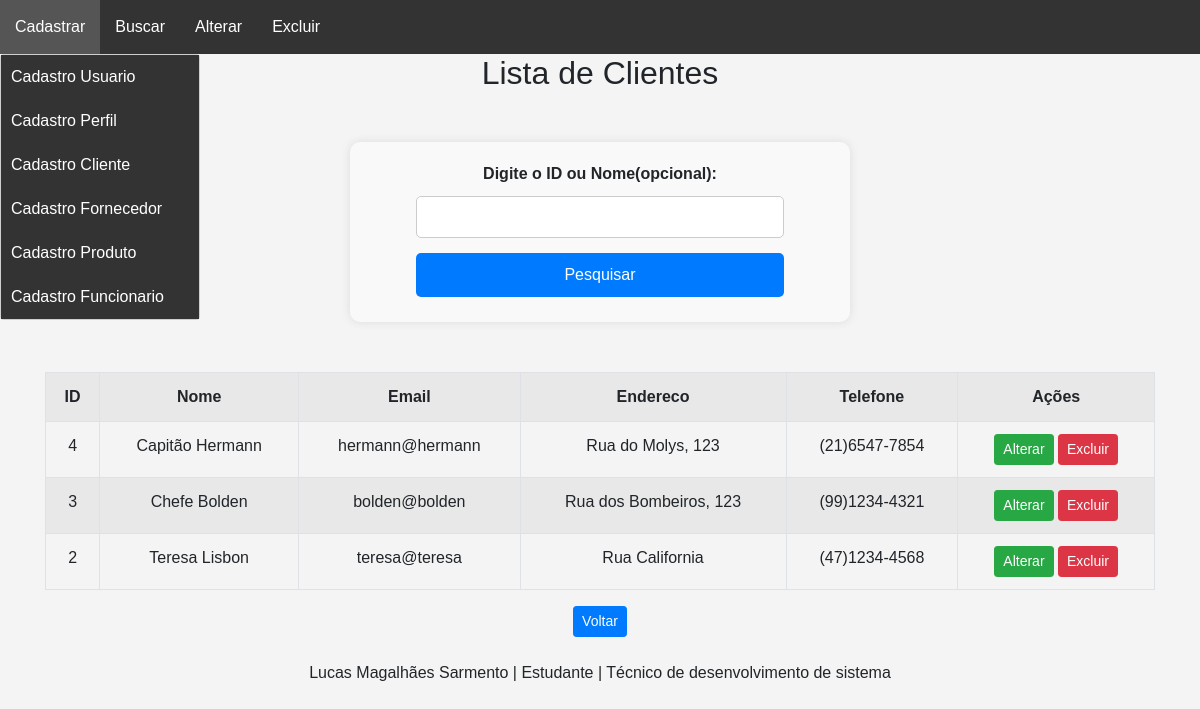
The page /extra/buscar_cliente.php (signed in) on the database its author committed.
### tables this page shows
CREATE TABLE IF NOT EXISTS `cliente` (
  `id_cliente` int NOT NULL AUTO_INCREMENT,
  `nome_cliente` varchar(100) NOT NULL,
  `endereco` varchar(255) DEFAULT NULL,
  `telefone` varchar(20) DEFAULT NULL,
  `email` varchar(100) DEFAULT NULL,
  `id_funcionario_responsavel` int DEFAULT NULL,
  PRIMARY KEY (`id_cliente`),
  UNIQUE KEY `email` (`email`),
  KEY `fk_cliente_funcionario` (`id_funcionario_responsavel`)
);

### extra/buscar_cliente.php (the view, shortened to what this page needs)
<?php
require_once 'conexao.php';
$permissoes = [
    1 => [
        "Cadastrar" => ["cadastro_usuario.php", "cadastro_perfil.php", "cadastro_cliente.php", "cadastro_fornecedor.php", "cadastro_produto.php", "cadastro_funcionario.php"],
        "Buscar"    => ["buscar_usuario.php", "buscar_perfil.php", "buscar_cliente.php", "buscar_fornecedor.php", "buscar_produto.php", "buscar_funcionario.php"],
        "Alterar"   => ["alterar_usuario.php", "alterar_perfil.php", "alterar_cliente.php", "alterar_fornecedor.php", "alterar_produto.php", "alterar_funcionario.php"],
        "Excluir"   => ["excluir_usuario.php", "excluir_perfil.php", "excluir_cliente.php", "excluir_fornecedor.php", "excluir_produto.php", "excluir_funcionario.php"]
    ],
    2 => [
        "Cadastrar" => ["cadastro_cliente.php"],
        "Buscar"    => ["buscar_cliente.php", "buscar_fornecedor.php", "buscar_produto.php"],
        "Alterar"   => ["alterar_fornecedor.php", "alterar_produto.php"],
        "Excluir"   => ["excluir_produto.php"]
    ],
    3 => [
        "Cadastrar" => ["cadastro_fornecedor.php", "cadastro_produto.php"],
        "Buscar"    => ["buscar_cliente.php", "buscar_fornecedor.php", "buscar_produto.php"],
        "Alterar"   => ["alterar_fornecedor.php", "alterar_produto.php"],
        "Excluir"   => ["excluir_produto.php"]
    ],
    4 => [
        "Cadastrar" => ["cadastro_usuario.php"],
        "Buscar"    => ["buscar_produto.php"],
        "Alterar"   => ["alterar_cliente.php"]
    ]
];
$id_perfil = (int) $_SESSION['perfil'];
$opcoes_menu = $permissoes[$id_perfil] ?? [];
if($_SERVER["REQUEST_METHOD"]=="POST" && !empty($_POST['busca'])){
    $busca = trim($_POST['busca']);
    if(is_numeric($busca)){
        $sql="SELECT * FROM cliente WHERE id_cliente = :busca ORDER BY nome_cliente ASC";
        $stmt=$pdo->prepare($sql);
        $stmt->bindParam(':busca',$busca, PDO::PARAM_INT);
    }else{
        $sql="SELECT * FROM cliente WHERE nome_cliente LIKE :busca_nome ORDER BY nome_cliente ASC";
        $stmt=$pdo->prepare($sql);
        $stmt->bindValue(':busca_nome',"$busca%", PDO::PARAM_STR);
    }
}else{
    $sql="SELECT * FROM cliente ORDER BY nome_cliente ASC";
    $stmt=$pdo->prepare($sql);
}
$stmt->execute();
$clientes = $stmt->fetchALL(PDO::FETCH_ASSOC);
?>
<!DOCTYPE html>
<html lang="pt-br">
<head>
    <link rel="stylesheet" href="css/bootstrap.min.css">
    <link rel="stylesheet" href="styles.css">
</head>
<body>
    <nav>
        <ul class="menu">
            <?php foreach ($opcoes_menu as $categoria => $arquivos): ?>
                <li class="dropdown">
                    <a href="#"><?= htmlspecialchars($categoria) ?></a>
                </li>
            <?php endforeach; ?>
        </ul>
    </nav>
    <h2>Lista de Clientes</h2>
    <form action="buscar_cliente.php" method="POST" onsubmit="return validarBusca()">
        <label for="busca">Digite o ID ou Nome(opcional): </label>
        <input type="text" id="busca" name="busca">
        <button type="submit">Pesquisar</button>
    </form>
    <?php if(!empty($clientes)):?>
        <div class="container mt-4">
            <div class="table-responsive">
                <table class="table table-striped table-bordered table-hover text-center">
                    <tr>
                        <th>ID</th>
                        <th>Nome</th>
                        <th>Email</th>
                        <th>Endereco</th>
                        <th>Telefone</th>
                        <th>Ações</th>
                    </tr>
                <?php foreach($clientes as $cliente):?>
                    <tr>
                        <td><?=htmlspecialchars($cliente['id_cliente'])?></td>
                        <td><?=htmlspecialchars($cliente['nome_cliente'])?></td>
                        <td><?=htmlspecialchars($cliente['email'])?></td>
                        <td><?=htmlspecialchars($cliente['endereco'])?></td>
                        <td><?=htmlspecialchars($cliente['telefone'])?></td>
                        <td>
                            <a href="alterar_cliente.php?id=<?=htmlspecialchars($cliente['id_cliente'])?>"class="btn btn-success btn-sm">Alterar</a>
                            <a href="excluir_cliente.php?id=<?=htmlspecialchars($cliente['id_cliente'])?>"onclick="return confirm('Tem certeza que deseja excluir este cliente?')"class="btn btn-danger btn-sm">Excluir</a>
                        </td>
                    </tr>
                <?php endforeach;?>
                </table>
            </div>
        </div>
    <?php else:?>
        <p>Nenhum cliente encontrado.</p>
    <?php endif;?>
    <a href="principal.php" class="btn btn-primary btn-sm"> Voltar</a>
<br><br>
    <center>
        <address>Lucas Magalhães Sarmento | Estudante | Técnico de desenvolvimento de sistema</address>
    </center>
</body>
</html>

### extra/styles.css (style rules this page uses)
body { font-family: Arial, sans-serif; background-color: #f4f4f4; text-align: center; }
input, button { width: 100%; padding: 10px; margin: 5px 0; }
.menu { list-style: none; padding: 0; margin: 0; display: flex; background-color: #333; }
.menu li { position: relative; }
.menu li a { display: block; padding: 15px; color: white; text-decoration: none; background-color: #333; }
form { width: 500px; margin: 50px auto; padding: 20px; background-color: #f9f9f9; border-radius: 10px; box-shadow: 0px 0px 10px rgba(0, 0, 0, 0.1); display: flex; flex-direction: column; align-items: center; }
label { display: block; font-weight: bold; margin-bottom: 5px; }
input[type="text"], input[type="email"], input[type="password"], select { width: 80%; padding: 8px; margin-bottom: 10px; border: 1px solid #ccc; border-radius: 5px; font-size: 16px; }
button { width: 80%; padding: 10px; background-color: #007bff; color: white; border: none; border-radius: 5px; font-size: 16px; cursor: pointer; transition: 0.3s; }

### rows shown on the page
cliente: id_cliente "4", nome_cliente "Capitão Hermann", email "hermann@hermann", endereco "Rua do Molys, 123", telefone "(21)6547-7854"
cliente: id_cliente "3", nome_cliente "Chefe Bolden", email "bolden@bolden", endereco "Rua dos Bombeiros, 123", telefone "(99)1234-4321"
cliente: id_cliente "2", nome_cliente "Teresa Lisbon", email "teresa@teresa", endereco "Rua California", telefone "(47)1234-4568"

### other values the page prints
$categoria "Cadastrar"
$categoria "Buscar"
$categoria "Alterar"
$categoria "Excluir"
